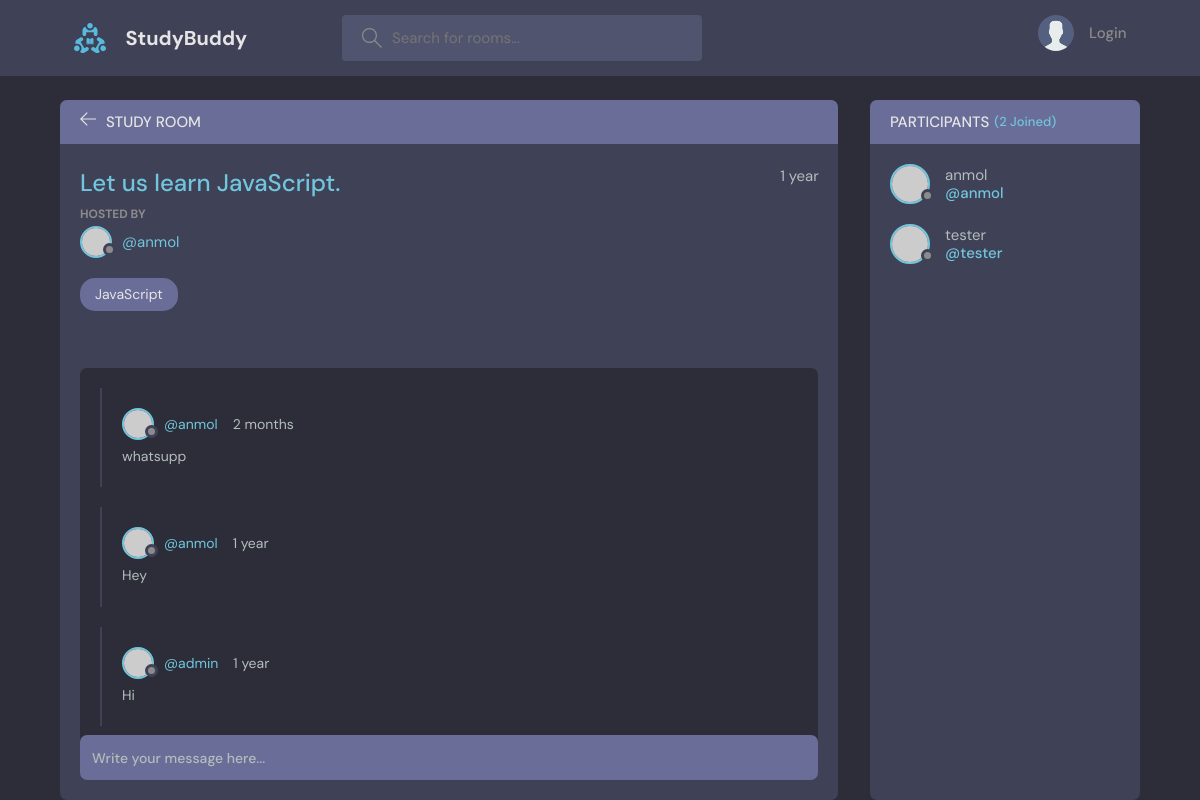
Page /room/3/ on the committed database.
### base/models.py (models this page shows, shortened)
class Room(models.Model):
    host = models.ForeignKey(User, on_delete=models.SET_NULL, null=True)
    topic = models.ForeignKey(Topic, on_delete=models.SET_NULL, null=True)
    name = models.CharField(max_length=100)
    description = models.TextField(null=True, blank=True)
    participants = models.ManyToManyField(User, related_name='participants', blank=True)
    updated = models.DateTimeField(auto_now=True)
    created = models.DateTimeField(auto_now_add=True)
    class Meta:
        ordering = ['-updated', '-created']

class Topic(models.Model):
    name = models.CharField(max_length=200)
    def __str__(self):
        return str(self.name)

class Message(models.Model):
    user = models.ForeignKey(User, on_delete=models.CASCADE)
    room = models.ForeignKey(Room, on_delete=models.CASCADE)
    body = models.TextField()
    updated = models.DateTimeField(auto_now=True)
    created = models.DateTimeField(auto_now_add=True)
    class Meta:
        ordering = ['-updated', '-created']
    def __str__(self):
        return self.body[0:50]

### base/views.py (the view, shortened to what this page needs)
# urls.py: path("room/<str:pk>/", views.room, name='room'),
def room(request, pk):
    room = Room.objects.get(id=pk)
    room_messages = room.message_set.all().order_by('-created')
    participants = room.participants.all()
    context = {'room': room, 'room_messages': room_messages, 'participants': participants}
    return render(request, 'room.html', context)

### templates/room.html (shortened to what this page needs)
{% extends 'main.html' %}
{% block content %}
{% load static %}
<main class="profile-page layout layout--2">
  <div class="container">
    <div class="room">
      <div class="room__top">
        <div class="room__topLeft">
          <a href="{% url 'home' %}">
            <svg version="1.1" xmlns="http://www.w3.org/2000/svg" width="32" height="32" viewBox="0 0 32 32">
              <title>arrow-left</title>
              <path
                d="M13.723 2.286l-13.723 13.714 13.719 13.714 1.616-1.611-10.96-10.96h27.625v-2.286h-27.625l10.965-10.965-1.616-1.607z">
              </path>
            </svg>
          </a>
          <h3>Study Room</h3>
        </div>
      </div>
      <div class="room__box scroll">
        <div class="room__header scroll">
          <div class="room__info">
            <h3>{{room.name}}</h3>
            <span>{{room.created|timesince}}</span>
          </div>
          <div class="room__hosted">
            <p>Hosted By</p>
            <a href="{% url 'user-profile' room.host.id %}" class="room__author">
              <div class="avatar avatar--small">
                <img src="https://randomuser.me/api/portraits/men/37.jpg" />
              </div>
              <span>@{{room.host.username}}</span>
            </a>
          </div>
          <span class="room__topics">{{room.topic}}</span>
        </div>
        <div class="room__conversation">
          <div class="threads scroll">
            {% for message in room_messages %}
            <div class="thread">
              <div class="thread__top">
                <div class="thread__author">
                  <a href="{% url 'user-profile' message.user.id %}" class="thread__authorInfo">
                    <div class="avatar avatar--small">
                      <img src="https://randomuser.me/api/portraits/men/37.jpg" />
                    </div>
                    <span>@{{message.user.username}}</span>
                  </a>
                  <span class="thread__date">{{message.created|timesince}}</span>
                </div>
              </div>
              <div class="thread__details">
                {{message}}
              </div>
            </div>
            {% endfor %}
          </div>
        </div>
      </div>
      <div class="room__message">
        <form action="" method="POST">
          <input name="body" placeholder="Write your message here..." />
        </form>
      </div>
    </div>
    <div class="participants">
      <h3 class="participants__top">Participants <span>({{participants.count}} Joined)</span></h3>
      <div class="participants__list scroll">
        {% for User in participants %}
        <a href="{% url 'user-profile' user.id %}" class="participant">
          <div class="avatar avatar--medium">
            <img src="https://randomuser.me/api/portraits/men/37.jpg" />
          </div>
          <p>
            {{User.username}}
            <span>@{{User.username}}</span>
          </p>
        </a>
        {% endfor %}
      </div>
    </div>
  </div>
</main>
{% endblock content %}

### rows in the picture
Room: name "Let us learn JavaScript.", created "1 year", host.username "anmol", topic "JavaScript"
Message: user.username "anmol", created "2 months", body "whatsupp"
Message: user.username "anmol", created "1 year", body "Hey"
Message: user.username "admin", created "1 year", body "Hi"

### other values in the picture
{{ participants.count }} "2"
{{ User.username }} "anmol"
{{ User.username }} "tester"
